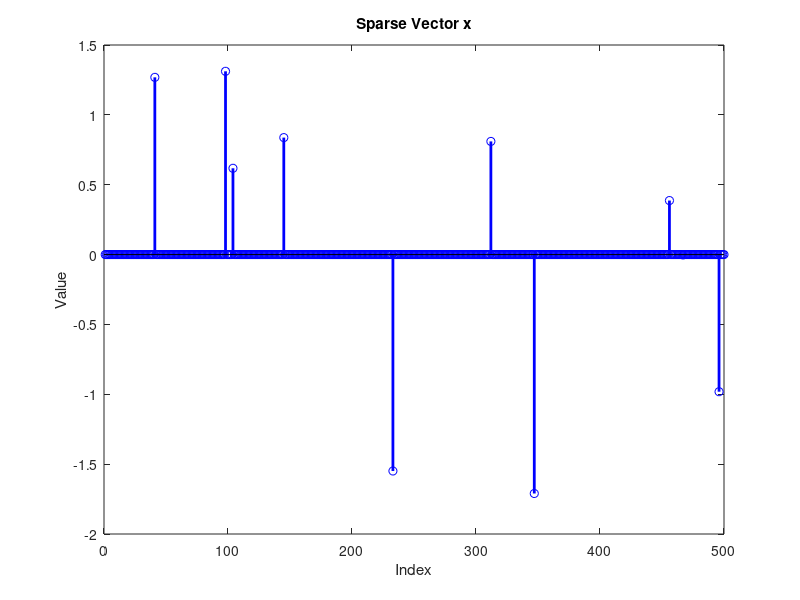

Reproduce this figure in MATLAB. (Note: this script raises an error after producing the figure.)

clc;
clear;
close all;
% Generating a random k-sparse vector x

N = 500;
k = 10;
x = zeros(N, 1);
support = randperm(N, k);
x(support) = randn(k, 1);
figure(1);
stem(x, 'b', 'LineWidth', 2);
xlabel('Index');
ylabel('Value');
title('Sparse Vector x');


% Generating a real-valued measurement matrix A and noisy measurement vector y

m = 100;
A = randn(m, N) / sqrt(m);
SNRs = [10, 15, 20, 25, 30]; % SNR values in dB
NMSE_OMP_avg = zeros(length(SNRs), 1);
NMSE_CoSAMP_avg = zeros(length(SNRs), 1);
NMSE_HTP_avg = zeros(length(SNRs), 1);
NSER_OMP_avg = zeros(length(SNRs), 1);
NSER_CoSAMP_avg = zeros(length(SNRs), 1);
NSER_HTP_avg = zeros(length(SNRs), 1);

for snr_idx = 1:length(SNRs)
    SNR_dB = SNRs(snr_idx);
    SNR_linear = 10^(SNR_dB / 10);
    sigma = sqrt(1 / SNR_linear);
    
    for trial = 1:50
        % Generate noisy measurement vector y
        e = sigma * randn(m, 1);
        y = A * x + e;
        
        % Perform OMP and CoSAMP recovery
        x_est_OMP = OMPMJ(y, A, k);
        x_est_CoSAMP = CoSaMPMJ(y, A, k);
        x_est_HTP = HTPMJ(y, A, k);
        
        % Compute NMSE and NSER for OMP
        NMSE_OMP = norm(x - x_est_OMP)^2 / norm(x)^2;
        NSER_OMP = length(setdiff(find(x), find(x_est_OMP))) + length(setdiff(find(x_est_OMP), find(x))) / length(find(x));
        
        % Compute NMSE and NSER for CoSAMP
        NMSE_CoSAMP = norm(x - x_est_CoSAMP)^2 / norm(x)^2;
        NSER_CoSAMP = length(setdiff(find(x), find(x_est_CoSAMP))) + length(setdiff(find(x_est_CoSAMP), find(x))) / length(find(x));
        
        % Compute NMSE and NSER for OMP
        NMSE_HTP = norm(x - x_est_HTP)^2 / norm(x)^2;
        NSER_HTP = length(setdiff(find(x), find(x_est_HTP))) + length(setdiff(find(x_est_HTP), find(x))) / length(find(x));
        
        % Accumulate NMSE and NSER values for averaging
        NMSE_OMP_avg(snr_idx) = NMSE_OMP_avg(snr_idx) + NMSE_OMP;
        NMSE_CoSAMP_avg(snr_idx) = NMSE_CoSAMP_avg(snr_idx) + NMSE_CoSAMP;
        NMSE_HTP_avg(snr_idx) = NMSE_HTP_avg(snr_idx) + NMSE_HTP;

        NSER_OMP_avg(snr_idx) = NSER_OMP_avg(snr_idx) + NSER_OMP;
        NSER_CoSAMP_avg(snr_idx) = NSER_CoSAMP_avg(snr_idx) + NSER_CoSAMP;
        NSER_HTP_avg(snr_idx) = NSER_HTP_avg(snr_idx) + NSER_HTP;
    end
    
    % Average NMSE and NSER values across trials
    NMSE_OMP_avg(snr_idx) = NMSE_OMP_avg(snr_idx) / 50;
    NMSE_CoSAMP_avg(snr_idx) = NMSE_CoSAMP_avg(snr_idx) / 50;
    NMSE_HTP_avg(snr_idx) = NMSE_HTP_avg(snr_idx) / 50;

    NSER_OMP_avg(snr_idx) = NSER_OMP_avg(snr_idx) / 50;
    NSER_CoSAMP_avg(snr_idx) = NSER_CoSAMP_avg(snr_idx) / 50;
    NSER_HTP_avg(snr_idx) = NSER_HTP_avg(snr_idx) / 50;
end
%

%%% Plotting the averaged NMSE as a function of SNR for OMP, CoSAMP and HTP
figure(2);
plot(SNRs, 10*log10(NMSE_OMP_avg), 'b-o', 'LineWidth', 2, 'MarkerSize', 8);
hold on;
plot(SNRs, 10*log10(NMSE_CoSAMP_avg), 'r-s', 'LineWidth', 2, 'MarkerSize', 8);
hold on;
plot(SNRs, 10*log10(NMSE_HTP_avg), 'c-*', 'LineWidth', 2, 'MarkerSize', 8);
xlabel('SNR (dB)');
ylabel('Averaged NMSE (dB)');
legend('OMP','CoSAMP','HTP');
title('Averaged NMSE vs. SNR for OMP,CoSAMP and HTP');
grid on;

figure(3);
plot(SNRs, 10*log10(NSER_OMP_avg), 'b-o', 'LineWidth', 2, 'MarkerSize', 8);
hold on;
plot(SNRs, 10*log10(NSER_CoSAMP_avg), 'r-s', 'LineWidth', 2, 'MarkerSize', 8);
hold on;
plot(SNRs, 10*log10(NSER_HTP_avg), 'c-*', 'LineWidth', 2, 'MarkerSize', 8);
xlabel('SNR (dB)');
ylabel('Averaged NSER (dB)');
legend('OMP','CoSAMP','HTP');
title('Averaged NSER vs. SNR for OMP,CoSAMP and HTP');
grid on;